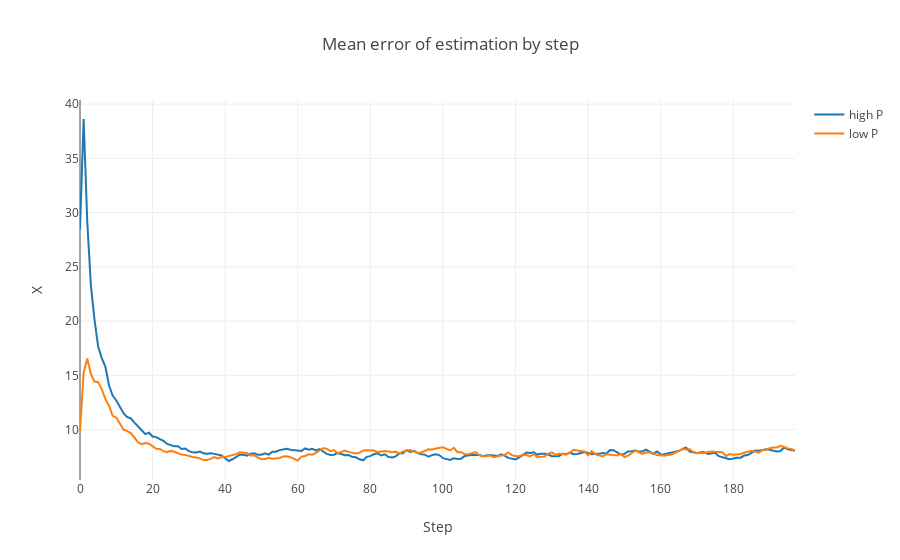

Write notebook code for a chart like this one.
### Markdown cell above
With more accurate covariance matrix P MSE of estimations faster reach stable value.

### Code cell
data = [
    go.Scatter(
        y=error_e[2:],
        name='high P'
    ),
    go.Scatter(
        y=error_e_acc[2:],
        name='low P'
    ),
]

layout= go.Layout(
    title= 'Mean error of estimation by step',
    xaxis= dict(
        title= 'Step',
    ),
    yaxis=dict(
        title= 'X',
    ),
    showlegend= True
)
fig= go.Figure(data=data, layout=layout)
iplot(fig)

### Figure 1 — Plotly figure (JSON) as saved in the notebook; plotly's stock layout.template omitted (floating-point values rounded to 4 significant figures; data arrays with more than 128 entries replaced by an {"elided": "..."} marker saying what was removed)
{"data": [{"name": "high P", "type": "scatter", "uid": "874d26f8-3438-11e9-b686-20c9d081d2d3", "y": {"elided": "198 float values"}}, {"name": "low P", "type": "scatter", "uid": "874d295a-3438-11e9-8cde-20c9d081d2d3", "y": {"elided": "198 float values"}}], "layout": {"showlegend": true, "title": "Mean error of estimation by step", "xaxis": {"title": "Step"}, "yaxis": {"title": "X"}}}
